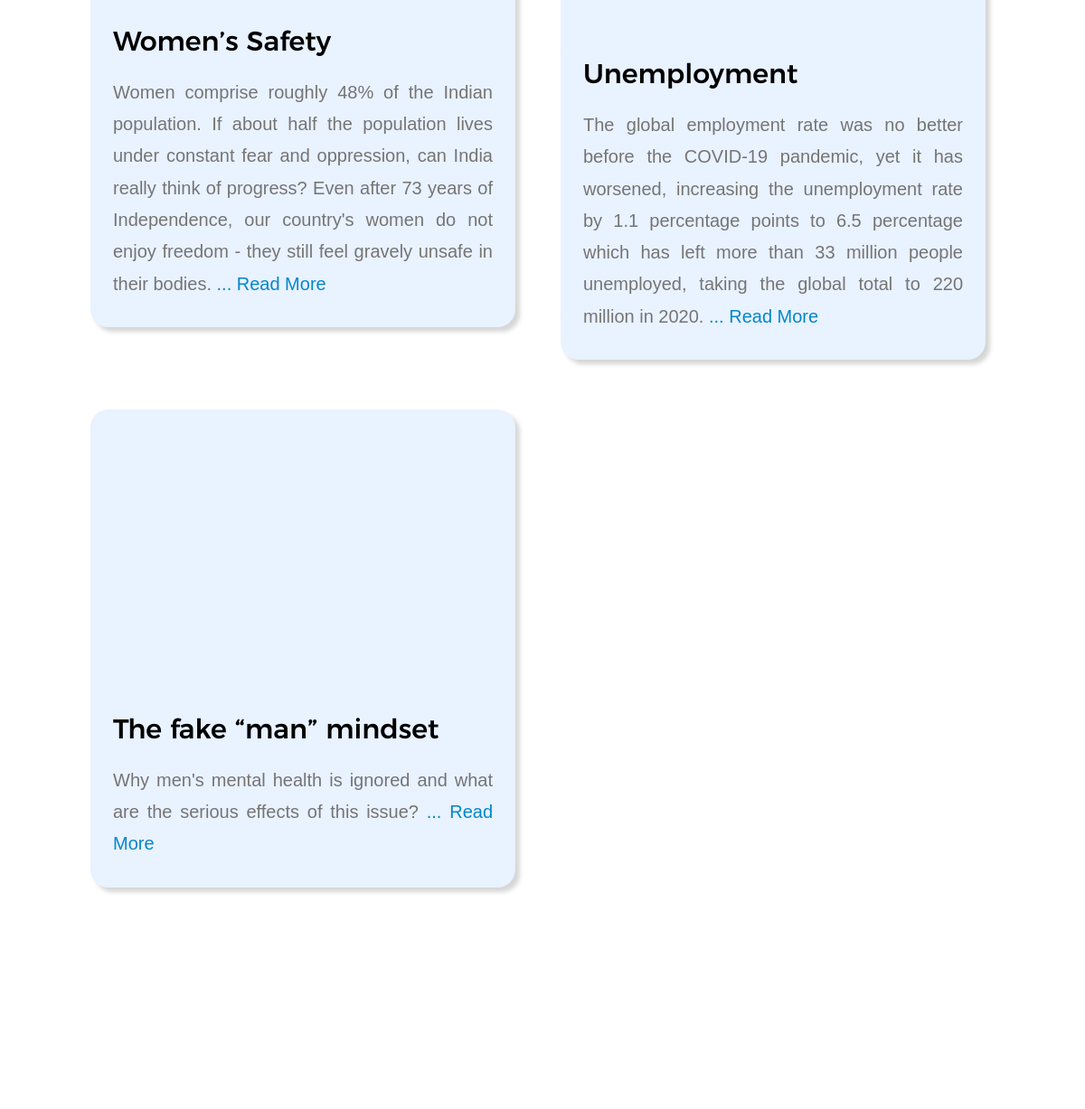
The page /blogs/ (middle part) on the database as committed earlier.
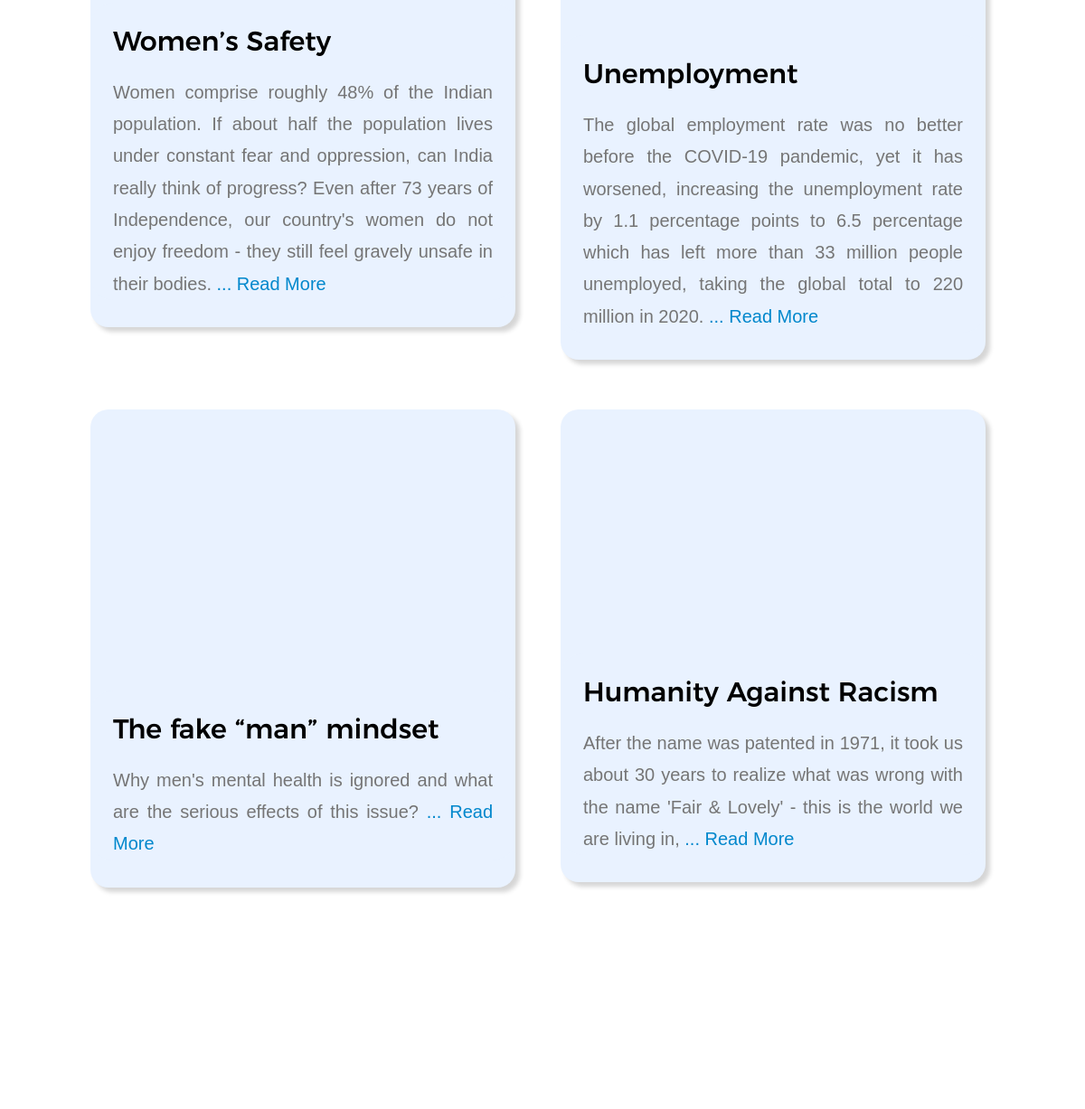
The same page on the database as committed later.
### blogs/models.py (models this page shows, shortened)
class Blog(models.Model):
    title = models.CharField(max_length=2000000000,  default="", blank=False)
    shortTitle = models.CharField(
        max_length=2000000000,  default="", blank=False)
    introPara = models.TextField(default="", blank=False)
    slug = models.CharField(max_length=2000000000,  default="", blank=False)
    introimage = models.TextField(default="", blank=False)

### blogs/views.py (the view)
# urls.py: path('', views.allblog, name="allblog"),
def allblog(request):
    allblogs = Blog.objects.all()
    return render(request, 'blogs/allblogs.html', {'allblogs': allblogs})

### blogs/templates/blogs/allblogs.html (shortened to what this page needs)
{% load static %}
<!DOCTYPE html>
<html class="no-js" lang="en">
<head>
  <link rel="stylesheet" href="https://cdnjs.cloudflare.com/ajax/libs/font-awesome/5.15.2/css/all.min.css"
 />
  <link rel="stylesheet" href="{% static 'css/base.css' %}">
  <link rel="stylesheet" href="{% static 'css/vendor.css' %}">
  <link rel="stylesheet" href="{% static 'css/main.css' %}">
  <link rel="stylesheet" href="{% static 'css/nav.css' %}">
  <link rel="stylesheet" href="{% static 'css/blogscss.css' %}">
</head>
<body id="top">
  <section id="services" class="s-services">
    <div class="row services-list block-1-2 block-tab-full" id="remblock">
      {% for allblog in allblogs %}
      <div class="col-block service-item" data-aos="fade-up">
        <div class="service-icon">
          <img src="{% static 'images/' %}{{allblog.introimage}}">
        </div>
        <div class="service-text">
          <h3 class="h2">{{allblog.shortTitle}}</h3>
            <p>{{allblog.introPara}}
                <a href="https://socialconclave.com/blogs/{{allblog.slug}}">... Read More</a>
          </p>
        </div>
      </div>
      {% endfor %}
    </div>
  </section>
</body>
</html>

Rows that differ between the two databases and show on the page:
added Blog: introimage (picture), shortTitle "Humanity Against Racism", introPara "After the name was patented in 1971, it took us about 30 years to realize what was wrong with the name 'Fair & Lovely' - this is the world we are living in,"
